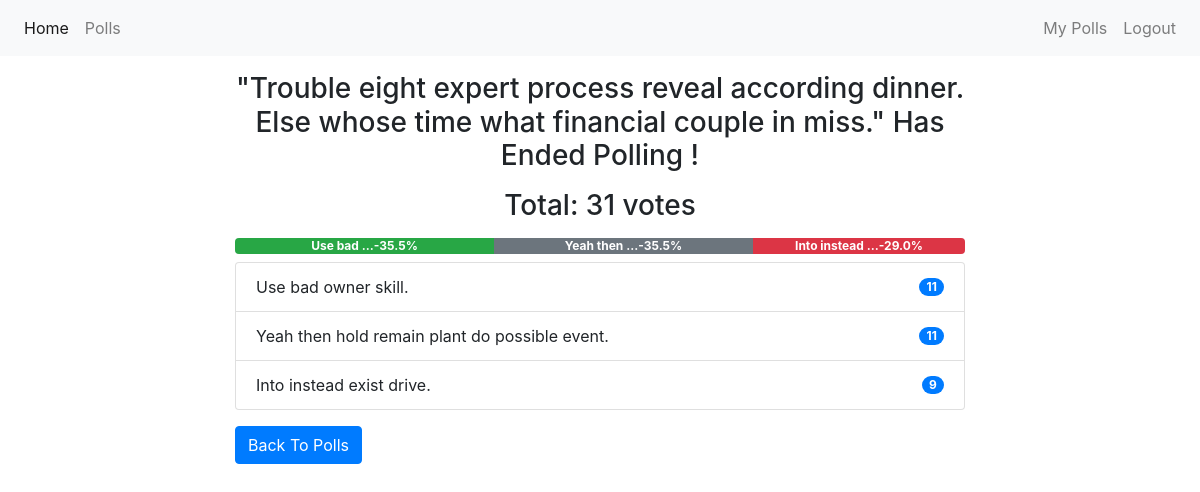
The app's page /polls/end/1/ (signed in) with its own data.
### polls/models.py (models this page shows, shortened)
class Poll(models.Model):
    owner = models.ForeignKey(User, on_delete=models.CASCADE)
    text = models.TextField()
    pub_date = models.DateTimeField(default=timezone.now)
    active = models.BooleanField(default=True)
    @property
    def get_vote_count(self):
        return self.vote_set.count()
    def get_result_dict(self):
        res = []
        for choice in self.choice_set.all():
            d = {}
            alert_class = ['primary', 'secondary', 'success',
                           'danger', 'dark', 'warning', 'info']
            d['alert_class'] = secrets.choice(alert_class)
            d['text'] = choice.choice_text
            d['num_votes'] = choice.get_vote_count
            if not self.get_vote_count:
                d['percentage'] = 0
            else:
                d['percentage'] = (choice.get_vote_count /
                                   self.get_vote_count)*100
            res.append(d)
        return res

class Choice(models.Model):
    poll = models.ForeignKey(Poll, on_delete=models.CASCADE)
    choice_text = models.CharField(max_length=255)
    @property
    def get_vote_count(self):
        return self.vote_set.count()

### polls/views.py (the view)
# urls.py: path('end/<int:poll_id>/', views.endpoll, name='end_poll'),
@login_required
def endpoll(request, poll_id):
    poll = get_object_or_404(Poll, pk=poll_id)
    if request.user != poll.owner:
        return redirect('home')
    if poll.active is True:
        poll.active = False
        poll.save()
        return render(request, 'polls/poll_result.html', {'poll': poll})
    else:
        return render(request, 'polls/poll_result.html', {'poll': poll})

### polls/templates/polls/poll_result.html
{% extends 'base.html' %}
{% block content %}
<div class="container">
    {% if messages %}
    <div class="messages">
        {% for message in messages %}
        <div {% if message.tags %} class="{{ message.tags }}" {% endif %}>{{ message }}
            <button type="button" class="close" data-dismiss="alert" aria-label="Close">
                <span aria-hidden="true">&times;</span>
            </button>
        </div>
        {% endfor %}
    </div>
    {% else %}
    <div class="row">
        <div class="col-md-8 offset-sm-2">
            {% if poll.active %}
            <h3 class="mt-3 mb-3 text-center">Result for: {{ poll.text }}</h3>
            {% else %}
            <h3 class="mt-3 mb-3 text-center">"{{ poll.text }}" Has Ended Polling !</h3>
            {% endif %}
            <h3 class="mb-2 text-center">Total: {{ poll.get_vote_count }} votes</h3>
            <div class="progress mt-3 mb-2">
                {% for choice in poll.get_result_dict %}
                <div class="progress-bar bg-{{ choice.alert_class }}" role="progressbar" style="width: {{ choice.percentage }}%;"
                    aria-valuenow="30" aria-valuemin="0" aria-valuemax="100"><b>
                        {{choice.text|truncatewords:2}}-{{choice.percentage|floatformat}}%</b>
                </div>
                {% endfor %}
            </div>
            <ul class="list-group">
                {% for choice in poll.choice_set.all %}
                <li class="list-group-item d-flex justify-content-between align-items-center">
                    {{ choice.choice_text }}
                    <span class="badge badge-primary badge-pill">{{ choice.get_vote_count }}</span>
                </li>
                {% endfor %}
            </ul>
            {% endif %}
            <a class="btn btn-primary mt-3" href="{% url 'polls:list' %}" role="button">Back To Polls</a>
        </div>
    </div>
</div>
{% endblock content %}

### templates/base.html (shortened to what this page needs)
{% load static %}
<!DOCTYPE html>
<html lang="en">
<head>
    <link rel="stylesheet" href="https://maxcdn.bootstrapcdn.com/bootstrap/4.0.0/css/bootstrap.min.css"
>
    <link rel="stylesheet" href="https://use.fontawesome.com/releases/v5.6.3/css/all.css"
>
</head>
<body>
    {% include 'includes/navbar.html' %}
    {% block content %}
    {% endblock content %}
</body>
</html>

### templates/includes/navbar.html
<nav class="navbar navbar-expand-sm navbar-light bg-light">
    <div class="collapse navbar-collapse" id="collapsibleNavId">
        <ul class="navbar-nav mr-auto mt-2 mt-lg-0">
            <li class="nav-item active">
                <a class="nav-link" href="{% url 'home' %}">Home <span class="sr-only">(current)</span></a>
            </li>
            {% if request.user.is_authenticated %}
            <li class="nav-item">
                <a class="nav-link" href="{% url 'polls:list' %}">Polls</a>
            </li>
            {% endif %}
        </ul>
        <div class="navbar-nav ml-auto">
            {% if request.user.is_authenticated %}
            <a class="nav-link" href="{% url 'polls:list_by_user' %}">My Polls</a>
            <a class="nav-link" href="{% url 'accounts:logout' %}">Logout</a>
            {% else %}
            <a class="nav-link" href="{% url 'accounts:login' %}">Login</a>
            <a class="nav-link" href="{% url 'accounts:register' %}">Register</a>
            {% endif %}
        </div>
    </div>
</nav>

### records on screen
Poll: text "Trouble eight expert process reveal according dinner. Else whose time what financial couple in miss.", get_vote_count "31"
Choice: text "Use bad …", choice_text "Use bad owner skill.", get_vote_count "11"
Choice: text "Yeah then …", choice_text "Yeah then hold remain plant do possible event.", get_vote_count "11"
Choice: text "Into instead …", choice_text "Into instead exist drive.", get_vote_count "9"

### other values on screen
{{ choice.percentage|floatformat }} "35.5" "35.5" "29.0"
